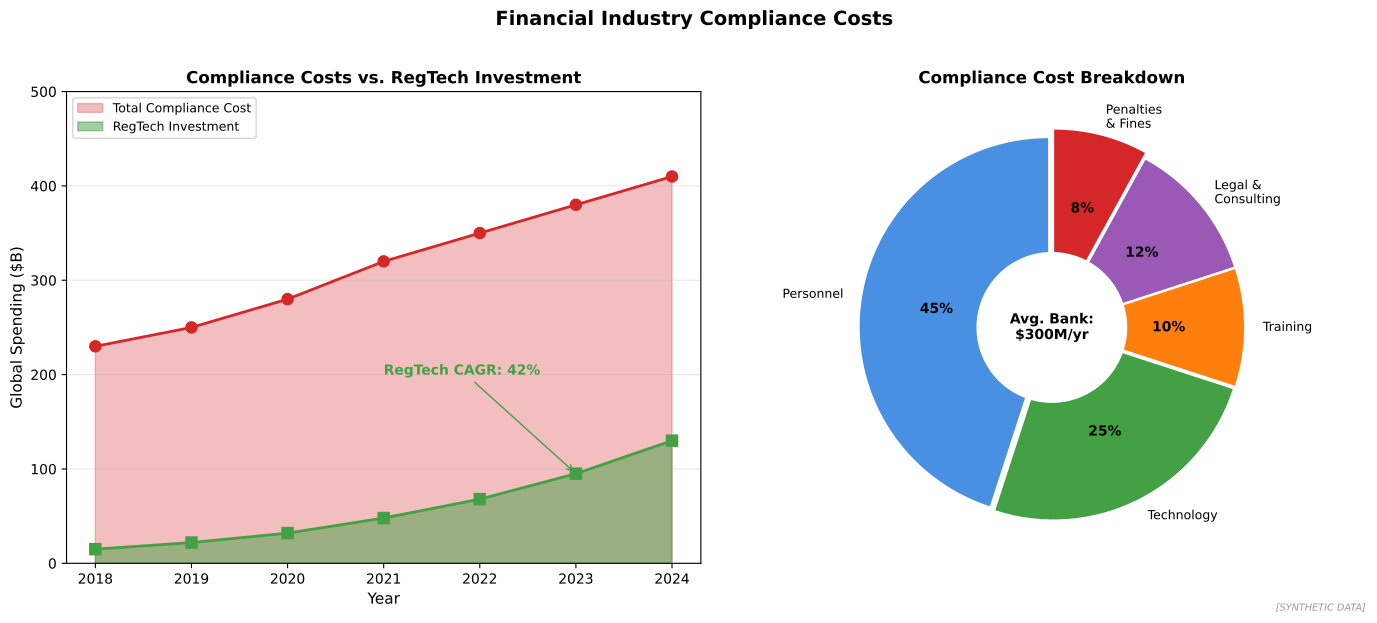

This figure's Python source:
"""
Compliance Costs Analysis
Industry-wide compliance spending

Output: compliance_costs.pdf
Module: module_04_trad_finance
Lesson: 43 - RegTech Compliance
"""

from pathlib import Path
import matplotlib.pyplot as plt
import numpy as np

CHART_METADATA = {
    'title': 'Compliance Costs',
    'module': 'module_04_trad_finance',
    'lesson': 43,
    'url': 'https://github.com/Digital-AI-Finance/digital-finance/tree/main/module_04_trad_finance/figures/compliance_costs'
}

plt.rcParams.update({'font.size': 10, 'axes.labelsize': 10})

def create_chart():
    fig, axes = plt.subplots(1, 2, figsize=(14, 6))

    # Compliance cost trends
    ax1 = axes[0]

    years = ['2018', '2019', '2020', '2021', '2022', '2023', '2024']
    total_costs = [230, 250, 280, 320, 350, 380, 410]
    regtech_spend = [15, 22, 32, 48, 68, 95, 130]

    ax1.fill_between(years, total_costs, alpha=0.3, color='#D62728', label='Total Compliance Cost')
    ax1.plot(years, total_costs, 'o-', color='#D62728', linewidth=2, markersize=8)

    ax1.fill_between(years, regtech_spend, alpha=0.5, color='#44A044', label='RegTech Investment')
    ax1.plot(years, regtech_spend, 's-', color='#44A044', linewidth=2, markersize=8)

    ax1.set_xlabel('Year', fontsize=11)
    ax1.set_ylabel('Global Spending ($B)', fontsize=11)
    ax1.set_title('Compliance Costs vs. RegTech Investment', fontsize=12, fontweight='bold')
    ax1.legend(loc='upper left', fontsize=9)
    ax1.set_ylim(0, 500)
    ax1.yaxis.grid(True, alpha=0.3)

    # Add growth annotation
    ax1.annotate('RegTech CAGR: 42%', xy=(5, 95), xytext=(3, 200),
                fontsize=10, fontweight='bold', color='#44A044',
                arrowprops=dict(arrowstyle='->', color='#44A044'))

    # Cost breakdown by category
    ax2 = axes[1]

    categories = ['Personnel', 'Technology', 'Training', 'Legal &\nConsulting', 'Penalties\n& Fines']
    percentages = [45, 25, 10, 12, 8]
    colors = ['#4A90E2', '#44A044', '#FF7F0E', '#9B59B6', '#D62728']

    wedges, texts, autotexts = ax2.pie(percentages, labels=categories, autopct='%1.0f%%',
                                        colors=colors, startangle=90,
                                        explode=[0.02, 0.02, 0.02, 0.02, 0.05])

    for autotext in autotexts:
        autotext.set_fontweight('bold')
        autotext.set_fontsize(10)
    for text in texts:
        text.set_fontsize(9)

    ax2.set_title('Compliance Cost Breakdown', fontsize=12, fontweight='bold')

    # Add center annotation
    centre_circle = plt.Circle((0, 0), 0.4, fc='white')
    ax2.add_patch(centre_circle)
    ax2.text(0, 0, 'Avg. Bank:\n$300M/yr', ha='center', va='center',
            fontsize=10, fontweight='bold')

    fig.suptitle('Financial Industry Compliance Costs', fontsize=14, fontweight='bold', y=1.02)
    fig.text(0.98, 0.02, '[SYNTHETIC DATA]', fontsize=7, color='#999999', ha='right', style='italic')
    plt.tight_layout()

    output_path = Path(__file__).parent / 'compliance_costs.pdf'
    plt.savefig(output_path, format='pdf', dpi=300, bbox_inches='tight')
    plt.close()
    print(f"Chart saved to: {output_path}")
    return output_path

if __name__ == '__main__':
    create_chart()
